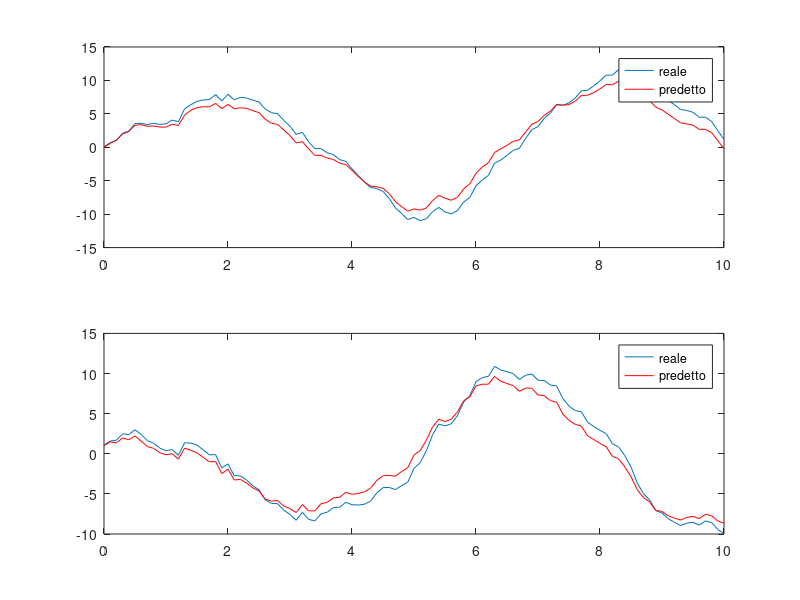

Reproduce this figure in MATLAB.
clear;
clc;


%% Parametri
orizzonte=10;
campionamento=0.1;
dimensione=(orizzonte/campionamento) +1;
x0=[0 1]';
A=[0 1; -1 0];
B=[0 1]';
C=eye(2);
D=[0 0]';
sys = ss(A,B,C,D);
sysd = c2d(sys,campionamento);
Ad=sysd.A;
Bd=sysd.B;

%% Ottimizzazione

%% variazione di stato
X=zeros(2,dimensione);
Y=zeros(2,dimensione);
U=zeros(1,dimensione-1);
tempo=0:campionamento:orizzonte;
X(:,1)=x0;
media=0;
sigma=0.5;
random_state=media+sigma*randn(1,length(X(1,:)));
sigma=0.1;
random_measure=media+sigma*randn(1,length(X(1,:)));
for t=1:dimensione-1
    Y(:,t)=C*X(:,t)+random_measure(t);
    X(:,t+1)=Ad*X(:,t)+Bd*U(:,t)+random_state(t); 
end
Y(:,dimensione)=C*X(:,dimensione);

%{
figure(1);
subplot(2,1,1);
plot(tempo,Y(1,:));
subplot(2,1,2);
plot(tempo,Y(2,:));
%}

%% filtro di kalman
Xneg=zeros(2,dimensione);
Xpos=zeros(2,dimensione);
Y_=zeros(2,dimensione);

tempo=0:campionamento:orizzonte;
X(:,1)=x0;
Xpos(:,1)=x0;
%inizializzazione
Ppos=zeros(2,2,dimensione);
Ppos(:,1)=[1 1]';
Pneg=zeros(2,2,dimensione);
L=zeros(2,2,dimensione);
Q=eye(2)*0.5;
R=eye(2)*0.1;
%{
Q=zeros(2,2,dimensione);
R=zeros(2,2,dimensione);
Q(:,:,1)=cov(random_state(1));
R(:,:,1)=cov(random_measure(1));
%}
e=zeros(2,dimensione);
for t=1:dimensione-1
    %aggiornamento dello stato
    Xneg(:,t+1)=A*Xpos(:,t);
    %Pneg(:,:,t+1)=A*Ppos(:,:,t)*A'+Q(:,:,t);
    %aggiornamento varianza errore sullo stato
    Pneg(:,:,t+1)=A*Ppos(:,:,t)*A'+Q;
    %L(:,:,t+1)=Pneg(:,:,t+1)*C'*inv(C*Pneg(:,:,t+1)*C'+R(:,:,t));
    %aggiornamento matrice di correzione dello stato
    L(:,:,t+1)=Pneg(:,:,t+1)*C'*inv(C*Pneg(:,:,t+1)*C'+R);
    e(:,t+1)=(Y(:,t+1)-C*Xneg(:,t+1));
    %aggiornamento della stima dello stato
    Xpos(:,t+1)=Xneg(:,t+1)+L(:,:,t+1)*e(:,t+1);
    %aggiornamento varianza disturbi dello stato
    Ppos(:,:,t+1)=(eye(2)-L(:,:,t+1)*C)*Pneg(:,:,t+1);
end
Y(:,dimensione)=C*X(:,dimensione);

figure(2);
subplot(2,1,1);
plot(tempo,Y(1,:));
hold on;
plot(tempo,Xpos(1,:),'Color','red');
legend('reale','predetto');
hold off;
subplot(2,1,2);
plot(tempo,Y(2,:));
hold on;
plot(tempo,Xpos(2,:),'Color','red');
legend('reale','predetto');
hold off;


